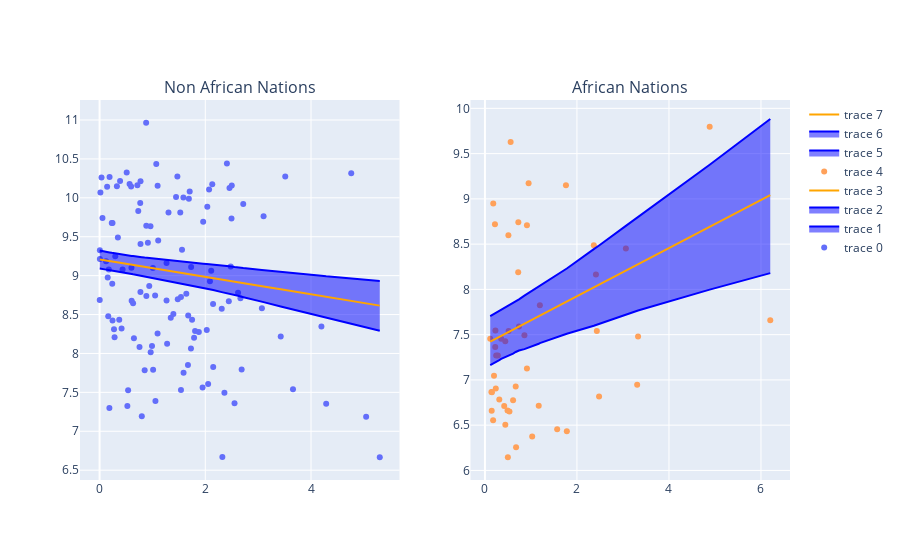

The cell this chart's notebook holds for it:
### Code cell
african_nations     = predictions[predictions["cont_africa"] == 1].sort_values(by=["rugged"])
non_african_nations = predictions[predictions["cont_africa"] == 0].sort_values(by=["rugged"])

fig = make_subplots(1,2, subplot_titles=("Non African Nations", "African Nations"))

fig.add_trace(go.Scatter(x=non_african_nations["rugged"], y=non_african_nations["true_gdp"], mode='markers'), row=1, col=1)
fig.add_trace(go.Scatter(x=non_african_nations["rugged"], y=non_african_nations["mu_perc_95"], fill='tonexty', line_color='blue'), row=1, col=1)
fig.add_trace(go.Scatter(x=non_african_nations["rugged"], y=non_african_nations["mu_perc_5"], fill='tonexty', line_color='blue'), row=1, col=1)
fig.add_trace(go.Scatter(x=non_african_nations["rugged"], y=non_african_nations["mu_mean"], line_color='orange'), row=1, col=1)

fig.add_trace(go.Scatter(x=african_nations["rugged"], y=african_nations["true_gdp"], mode='markers'), row=1, col=2)
fig.add_trace(go.Scatter(x=african_nations["rugged"], y=african_nations["mu_perc_95"], fill='tonexty', line_color='blue'), row=1, col=2)
fig.add_trace(go.Scatter(x=african_nations["rugged"], y=african_nations["mu_perc_5"], fill='tonexty', line_color='blue'), row=1, col=2)
fig.add_trace(go.Scatter(x=african_nations["rugged"], y=african_nations["mu_mean"], line_color='orange'), row=1, col=2)

fig
